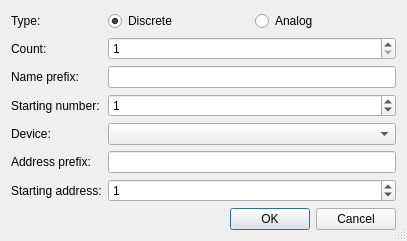
<?xml version="1.0" encoding="UTF-8"?>
<ui version="4.0">
 <class>MultiCreateDialog</class>
 <widget class="QDialog" name="MultiCreateDialog">
  <property name="geometry">
   <rect>
    <x>0</x>
    <y>0</y>
    <width>407</width>
    <height>232</height>
   </rect>
  </property>
  <property name="sizePolicy">
   <sizepolicy hsizetype="Preferred" vsizetype="Fixed">
    <horstretch>0</horstretch>
    <verstretch>0</verstretch>
   </sizepolicy>
  </property>
  <property name="windowTitle">
   <string>Multiple Create</string>
  </property>
  <property name="sizeGripEnabled">
   <bool>true</bool>
  </property>
  <layout class="QVBoxLayout" name="verticalLayout">
   <item>
    <layout class="QFormLayout" name="formLayout">
     <item row="0" column="0">
      <widget class="QLabel" name="typeLabel">
       <property name="text">
        <string>Type:</string>
       </property>
      </widget>
     </item>
     <item row="0" column="1">
      <widget class="QWidget" name="typeWidget" native="true">
       <layout class="QHBoxLayout" name="horizontalLayout">
        <property name="leftMargin">
         <number>0</number>
        </property>
        <property name="topMargin">
         <number>0</number>
        </property>
        <property name="rightMargin">
         <number>0</number>
        </property>
        <property name="bottomMargin">
         <number>0</number>
        </property>
        <item>
         <widget class="QRadioButton" name="discreteTypeRadioButton">
          <property name="text">
           <string>Discrete</string>
          </property>
          <property name="checked">
           <bool>true</bool>
          </property>
         </widget>
        </item>
        <item>
         <widget class="QRadioButton" name="analogTypeRadioButton">
          <property name="text">
           <string>Analog</string>
          </property>
         </widget>
        </item>
       </layout>
      </widget>
     </item>
     <item row="1" column="0">
      <widget class="QLabel" name="countLabel">
       <property name="text">
        <string>Count:</string>
       </property>
      </widget>
     </item>
     <item row="1" column="1">
      <widget class="QSpinBox" name="countSpinBox">
       <property name="minimum">
        <number>1</number>
       </property>
       <property name="maximum">
        <number>999</number>
       </property>
       <property name="value">
        <number>1</number>
       </property>
      </widget>
     </item>
     <item row="2" column="0">
      <widget class="QLabel" name="namePrefixLabel">
       <property name="text">
        <string>Name prefix:</string>
       </property>
      </widget>
     </item>
     <item row="2" column="1">
      <widget class="QLineEdit" name="namePrefixLineEdit"/>
     </item>
     <item row="3" column="0">
      <widget class="QLabel" name="startingNumberLabel">
       <property name="text">
        <string>Starting number:</string>
       </property>
      </widget>
     </item>
     <item row="3" column="1">
      <widget class="QSpinBox" name="startingNumberSpinBox">
       <property name="maximum">
        <number>999999999</number>
       </property>
       <property name="value">
        <number>1</number>
       </property>
      </widget>
     </item>
     <item row="4" column="0">
      <widget class="QLabel" name="deviceLabel">
       <property name="text">
        <string>Device:</string>
       </property>
      </widget>
     </item>
     <item row="4" column="1">
      <widget class="QComboBox" name="deviceComboBox"/>
     </item>
     <item row="5" column="0">
      <widget class="QLabel" name="addressPrefixLabel">
       <property name="text">
        <string>Address prefix:</string>
       </property>
      </widget>
     </item>
     <item row="5" column="1">
      <widget class="QLineEdit" name="addressPrefixLineEdit"/>
     </item>
     <item row="6" column="0">
      <widget class="QLabel" name="startingAddressLabel">
       <property name="text">
        <string>Starting address:</string>
       </property>
      </widget>
     </item>
     <item row="6" column="1">
      <widget class="QSpinBox" name="startingAddressSpinBox">
       <property name="maximum">
        <number>999999999</number>
       </property>
       <property name="value">
        <number>1</number>
       </property>
      </widget>
     </item>
    </layout>
   </item>
   <item>
    <layout class="QHBoxLayout">
     <property name="spacing">
      <number>6</number>
     </property>
     <property name="leftMargin">
      <number>0</number>
     </property>
     <property name="topMargin">
      <number>0</number>
     </property>
     <property name="rightMargin">
      <number>0</number>
     </property>
     <property name="bottomMargin">
      <number>0</number>
     </property>
     <item>
      <widget class="QDialogButtonBox" name="buttonBox">
       <property name="orientation">
        <enum>Qt::Horizontal</enum>
       </property>
       <property name="standardButtons">
        <set>QDialogButtonBox::Cancel|QDialogButtonBox::Ok</set>
       </property>
      </widget>
     </item>
    </layout>
   </item>
  </layout>
 </widget>
 <resources/>
 <connections>
  <connection>
   <sender>buttonBox</sender>
   <signal>accepted()</signal>
   <receiver>MultiCreateDialog</receiver>
   <slot>accept()</slot>
  </connection>
  <connection>
   <sender>buttonBox</sender>
   <signal>rejected()</signal>
   <receiver>MultiCreateDialog</receiver>
   <slot>reject()</slot>
  </connection>
 </connections>
</ui>
